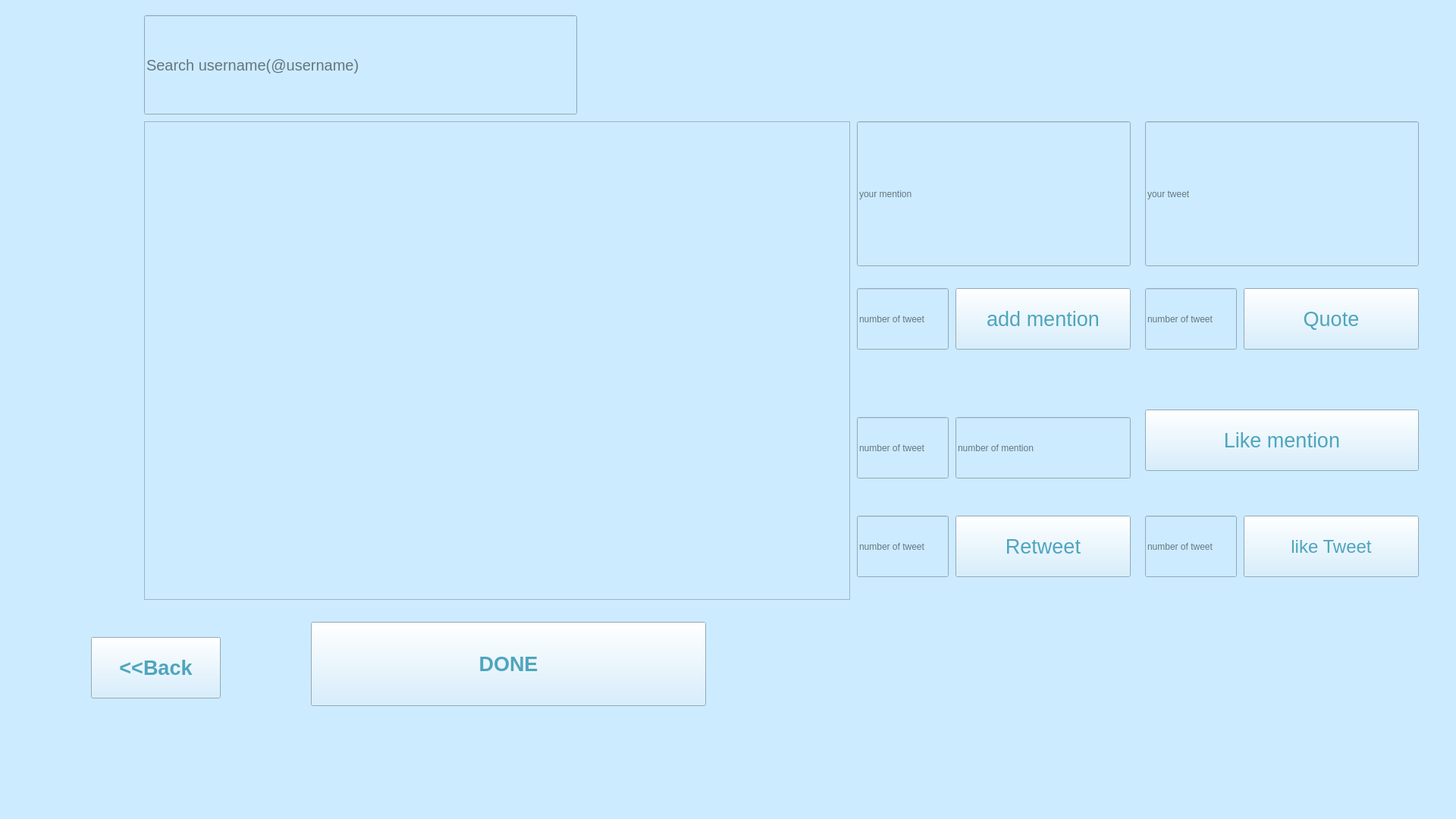
<?xml version="1.0" encoding="UTF-8"?>
<ui version="4.0">
 <class>othersTweets</class>
 <widget class="QWidget" name="othersTweets">
  <property name="geometry">
   <rect>
    <x>0</x>
    <y>0</y>
    <width>1920</width>
    <height>1080</height>
   </rect>
  </property>
  <property name="windowTitle">
   <string>others tweet</string>
  </property>
  <property name="styleSheet">
   <string notr="true">background-color:
rgb(204, 235, 255)</string>
  </property>
  <widget class="QListWidget" name="listWidget">
   <property name="geometry">
    <rect>
     <x>190</x>
     <y>160</y>
     <width>931</width>
     <height>631</height>
    </rect>
   </property>
   <property name="font">
    <font>
     <pointsize>14</pointsize>
    </font>
   </property>
  </widget>
  <widget class="QLineEdit" name="lineEdit">
   <property name="geometry">
    <rect>
     <x>190</x>
     <y>20</y>
     <width>571</width>
     <height>131</height>
    </rect>
   </property>
   <property name="font">
    <font>
     <pointsize>15</pointsize>
    </font>
   </property>
   <property name="readOnly">
    <bool>false</bool>
   </property>
   <property name="placeholderText">
    <string>Search username(@username) </string>
   </property>
  </widget>
  <widget class="QPushButton" name="pushButton">
   <property name="geometry">
    <rect>
     <x>410</x>
     <y>820</y>
     <width>521</width>
     <height>111</height>
    </rect>
   </property>
   <property name="font">
    <font>
     <pointsize>20</pointsize>
     <bold>true</bold>
    </font>
   </property>
   <property name="autoFillBackground">
    <bool>false</bool>
   </property>
   <property name="styleSheet">
    <string notr="true">color : 
qlineargradient(spread:pad, x1:0, y1:0, x2:1, y2:1, stop:0 rgba(0, 19, 124, 255), stop:0.295775 rgba(29, 44, 177, 255), stop:0.591549 rgba(80, 89, 207, 255), stop:1 rgba(79, 165, 189, 255))</string>
   </property>
   <property name="text">
    <string>DONE</string>
   </property>
  </widget>
  <widget class="QPushButton" name="add_mention">
   <property name="geometry">
    <rect>
     <x>1260</x>
     <y>380</y>
     <width>231</width>
     <height>81</height>
    </rect>
   </property>
   <property name="font">
    <font>
     <pointsize>20</pointsize>
    </font>
   </property>
   <property name="styleSheet">
    <string notr="true">color:qlineargradient(spread:pad, x1:0, y1:0, x2:1, y2:1, stop:0 rgba(0, 19, 124, 255), stop:0.295775 rgba(29, 44, 177, 255), stop:0.591549 rgba(80, 89, 207, 255), stop:1 rgba(79, 165, 189, 255))</string>
   </property>
   <property name="text">
    <string>add mention</string>
   </property>
  </widget>
  <widget class="QLineEdit" name="mention">
   <property name="geometry">
    <rect>
     <x>1130</x>
     <y>160</y>
     <width>361</width>
     <height>191</height>
    </rect>
   </property>
   <property name="placeholderText">
    <string>your mention</string>
   </property>
  </widget>
  <widget class="QLineEdit" name="tweetsnum">
   <property name="geometry">
    <rect>
     <x>1130</x>
     <y>380</y>
     <width>121</width>
     <height>81</height>
    </rect>
   </property>
   <property name="text">
    <string/>
   </property>
   <property name="placeholderText">
    <string>number of tweet</string>
   </property>
  </widget>
  <widget class="QPushButton" name="like_tweet">
   <property name="geometry">
    <rect>
     <x>1640</x>
     <y>680</y>
     <width>231</width>
     <height>81</height>
    </rect>
   </property>
   <property name="font">
    <font>
     <pointsize>18</pointsize>
    </font>
   </property>
   <property name="styleSheet">
    <string notr="true">color:qlineargradient(spread:pad, x1:0, y1:0, x2:1, y2:1, stop:0 rgba(0, 19, 124, 255), stop:0.295775 rgba(29, 44, 177, 255), stop:0.591549 rgba(80, 89, 207, 255), stop:1 rgba(79, 165, 189, 255))</string>
   </property>
   <property name="text">
    <string>like Tweet</string>
   </property>
  </widget>
  <widget class="QLineEdit" name="like">
   <property name="geometry">
    <rect>
     <x>1510</x>
     <y>680</y>
     <width>121</width>
     <height>81</height>
    </rect>
   </property>
   <property name="placeholderText">
    <string>number of tweet</string>
   </property>
  </widget>
  <widget class="QPushButton" name="pushButton_4">
   <property name="geometry">
    <rect>
     <x>120</x>
     <y>840</y>
     <width>171</width>
     <height>81</height>
    </rect>
   </property>
   <property name="font">
    <font>
     <pointsize>20</pointsize>
     <bold>true</bold>
    </font>
   </property>
   <property name="styleSheet">
    <string notr="true">color:qlineargradient(spread:pad, x1:0, y1:0, x2:1, y2:1, stop:0 rgba(0, 19, 124, 255), stop:0.295775 rgba(29, 44, 177, 255), stop:0.591549 rgba(80, 89, 207, 255), stop:1 rgba(79, 165, 189, 255))</string>
   </property>
   <property name="text">
    <string>&lt;&lt;Back</string>
   </property>
  </widget>
  <widget class="QLineEdit" name="like_retweet">
   <property name="geometry">
    <rect>
     <x>1130</x>
     <y>680</y>
     <width>121</width>
     <height>81</height>
    </rect>
   </property>
   <property name="placeholderText">
    <string>number of tweet</string>
   </property>
  </widget>
  <widget class="QPushButton" name="retweet">
   <property name="geometry">
    <rect>
     <x>1260</x>
     <y>680</y>
     <width>231</width>
     <height>81</height>
    </rect>
   </property>
   <property name="font">
    <font>
     <pointsize>20</pointsize>
    </font>
   </property>
   <property name="styleSheet">
    <string notr="true">color:qlineargradient(spread:pad, x1:0, y1:0, x2:1, y2:1, stop:0 rgba(0, 19, 124, 255), stop:0.295775 rgba(29, 44, 177, 255), stop:0.591549 rgba(80, 89, 207, 255), stop:1 rgba(79, 165, 189, 255))</string>
   </property>
   <property name="text">
    <string>Retweet</string>
   </property>
  </widget>
  <widget class="QLineEdit" name="tweetsnum_2">
   <property name="geometry">
    <rect>
     <x>1510</x>
     <y>380</y>
     <width>121</width>
     <height>81</height>
    </rect>
   </property>
   <property name="text">
    <string/>
   </property>
   <property name="placeholderText">
    <string>number of tweet</string>
   </property>
  </widget>
  <widget class="QPushButton" name="qoute">
   <property name="geometry">
    <rect>
     <x>1640</x>
     <y>380</y>
     <width>231</width>
     <height>81</height>
    </rect>
   </property>
   <property name="font">
    <font>
     <pointsize>20</pointsize>
    </font>
   </property>
   <property name="styleSheet">
    <string notr="true">color:qlineargradient(spread:pad, x1:0, y1:0, x2:1, y2:1, stop:0 rgba(0, 19, 124, 255), stop:0.295775 rgba(29, 44, 177, 255), stop:0.591549 rgba(80, 89, 207, 255), stop:1 rgba(79, 165, 189, 255))</string>
   </property>
   <property name="text">
    <string>Quote</string>
   </property>
  </widget>
  <widget class="QLineEdit" name="qoute_txt">
   <property name="geometry">
    <rect>
     <x>1510</x>
     <y>160</y>
     <width>361</width>
     <height>191</height>
    </rect>
   </property>
   <property name="placeholderText">
    <string>your tweet</string>
   </property>
  </widget>
  <widget class="QLineEdit" name="tweetsnum_3">
   <property name="geometry">
    <rect>
     <x>1130</x>
     <y>550</y>
     <width>121</width>
     <height>81</height>
    </rect>
   </property>
   <property name="text">
    <string/>
   </property>
   <property name="placeholderText">
    <string>number of tweet</string>
   </property>
  </widget>
  <widget class="QPushButton" name="add_mention_2">
   <property name="geometry">
    <rect>
     <x>1510</x>
     <y>540</y>
     <width>361</width>
     <height>81</height>
    </rect>
   </property>
   <property name="font">
    <font>
     <pointsize>20</pointsize>
    </font>
   </property>
   <property name="styleSheet">
    <string notr="true">color:qlineargradient(spread:pad, x1:0, y1:0, x2:1, y2:1, stop:0 rgba(0, 19, 124, 255), stop:0.295775 rgba(29, 44, 177, 255), stop:0.591549 rgba(80, 89, 207, 255), stop:1 rgba(79, 165, 189, 255))</string>
   </property>
   <property name="text">
    <string>Like mention</string>
   </property>
  </widget>
  <widget class="QLineEdit" name="tweetsnum_4">
   <property name="geometry">
    <rect>
     <x>1260</x>
     <y>550</y>
     <width>231</width>
     <height>81</height>
    </rect>
   </property>
   <property name="text">
    <string/>
   </property>
   <property name="placeholderText">
    <string>number of mention</string>
   </property>
  </widget>
 </widget>
 <resources/>
 <connections/>
</ui>
